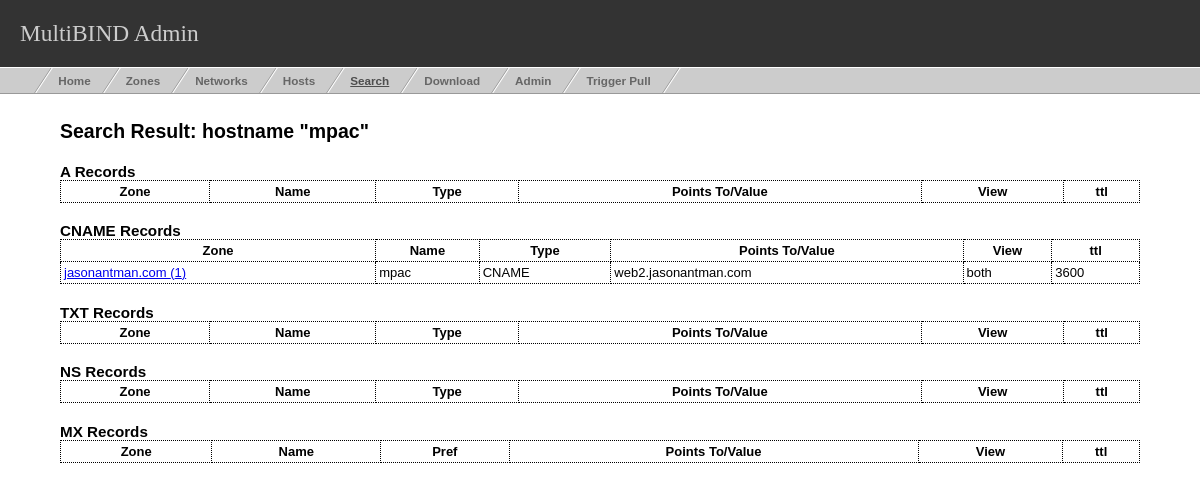
/search.php?hostname=mpac, run on the app's committed database.
### tables this page shows
CREATE TABLE `r_records` (
  `ttl` int(10) unsigned default NULL,
  `class` varchar(10) default NULL,
  `zone_id` int(10) unsigned NOT NULL default '0',
  `rr_type` varchar(20) NOT NULL default '',
  `name` varchar(255) NOT NULL default '',
  `value` varchar(255) NOT NULL default '',
  `last_update_ts` int(10) unsigned default NULL,
  `insert_ts` int(10) unsigned default NULL,
  `view` enum('inside','outside','both') NOT NULL default 'inside',
  `value2` varchar(255) default NULL,
  PRIMARY KEY  (`zone_id`,`rr_type`,`name`,`view`,`value`)
);

CREATE TABLE `zones` (
  `zone_id` int(10) unsigned NOT NULL auto_increment,
  `name` varchar(255) default NULL,
  `views` enum('inside','outside','both') default NULL,
  `last_update_ts` int(10) unsigned default NULL,
  `inside_provider_id` int(10) unsigned default NULL,
  `outside_provider_id` int(10) unsigned default NULL,
  `insert_ts` int(10) unsigned default NULL,
  `origin` varchar(100) default NULL,
  `ttl` int(10) unsigned default NULL,
  PRIMARY KEY  (`zone_id`)
);

### search.php (the view, shortened to what this page needs)
<?php
require_once('inc/common.php');
?>
<!DOCTYPE html PUBLIC "-//W3C//DTD XHTML 1.0 Transitional//EN"
"http://www.w3.org/TR/xhtml1/DTD/xhtml1-transitional.dtd">
<html xmlns="http://www.w3.org/1999/xhtml">
<head>
<link rel="stylesheet" type="text/css" href="css/common.css" />
<link rel="stylesheet" type="text/css" href="css/nav.css" />
</head>
<body>
<?php
if(isset($_GET['hostname']))
{
    searchHostname($_GET['hostname']);
}
else
{
    showSearchForm();
}
function searchHostname($hostname)
{
    $hostname = mysql_real_escape_string($hostname);
    echo '<div id="content">'."\n";
    echo '<h2>Search Result: hostname "'.$hostname.'"</h2>';
    echo '<div class="tableTitle"><h3>A Records</h3></div>';
    echo '<table class="minorTableWide">'."\n";
    echo '<tr><th>Zone</th><th>Name</th><th>Type</th><th>Points To/Value</th><th>View</th><th>ttl</th></tr>'."\n";
    echo '</table>'."\n";
    echo '<div class="tableTitle"><h3>CNAME Records</h3></div>';
    echo '<table class="minorTableWide">'."\n";
    echo '<tr><th>Zone</th><th>Name</th><th>Type</th><th>Points To/Value</th><th>View</th><th>ttl</th></tr>'."\n";
    $query = "SELECT r.*,z.name AS zone_name FROM r_records AS r LEFT JOIN zones AS z ON r.zone_id=z.zone_id WHERE r.rr_type='CNAME' AND (r.name LIKE '%".$hostname."%' OR r.value LIKE '%".$hostname."%' ) ORDER BY r.name ASC,r.view ASC;";
    $result = mysql_query($query) or dberror($query, mysql_error());
    while($row = mysql_fetch_assoc($result))
    {
	echo '<tr>';
	echo '<td><a href="zone.php?id='.$row['zone_id'].'">'.$row['zone_name'].' ('.$row['zone_id'].')</a></td>';
	echo '<td>'.$row['name'].'</td>';
	echo '<td>'.$row['rr_type'].'</td>';
	echo '<td>'.$row['value'].'</td>';
	echo '<td>'.$row['view'].'</td>';
	echo '<td>'.$row['ttl'].'</td>';
	echo '</tr>'."\n";
    }
    echo '</table>'."\n";
    echo '<div class="tableTitle"><h3>TXT Records</h3></div>';
    echo '<table class="minorTableWide">'."\n";
    echo '<tr><th>Zone</th><th>Name</th><th>Type</th><th>Points To/Value</th><th>View</th><th>ttl</th></tr>'."\n";
    echo '</table>'."\n";
    echo '<div class="tableTitle"><h3>NS Records</h3></div>';
    echo '<table class="minorTableWide">'."\n";
    echo '<tr><th>Zone</th><th>Name</th><th>Type</th><th>Points To/Value</th><th>View</th><th>ttl</th></tr>'."\n";
    echo '</table>'."\n";
    echo '<div class="tableTitle"><h3>MX Records</h3></div>'."\n";
    echo '<table class="minorTableWide">'."\n";
    echo '<tr><th>Zone</th><th>Name</th><th>Pref</th><th>Points To/Value</th><th>View</th><th>ttl</th></tr>'."\n";
    echo '</table>'."\n";
    echo '</div> '."\n";
}
?>
</body>
</html>

### css/common.css (style rules this page uses)
body { margin: 0; padding: 0; font-family: Verdana, Arial, sans-serif; font-size: small; }
#content { margin-left: 5%; margin-right: 5%; margin-top: 2em; }
table.minorTableWide { border-width: 1px 1px 1px 1px; border-spacing: 2px; border-style: dotted dotted dotted dotted; border-color: black black black black; border-collapse: collapse; background-color: white; margin-bottom: 0px; width: 100%; }
table.minorTableWide th { border-width: 1px 1px 1px 1px; padding: 3px 3px 3px 3px; border-style: dotted dotted dotted dotted; border-color: black black black black; background-color: white; }
table.minorTableWide td { border-width: 1px 1px 1px 1px; padding: 3px 3px 3px 3px; border-style: dotted dotted dotted dotted; border-color: black black black black; background-color: white; }
.tableTitle { margin-top: 1.5em; }
.tableTitle h3 { display: inline; }

### data on the page
r_records: zone.name "jasonantman.com", zone "1", name "mpac", rr_type "CNAME", value "web2.jasonantman.com", view "both", ttl "3600"

### other printed values
$name "Home"
$name "Zones"
$name "Networks"
$name "Hosts"
$name "Search"
$name "Download"
$name "Admin"
$name "Trigger Pull"
$hostname "mpac"
